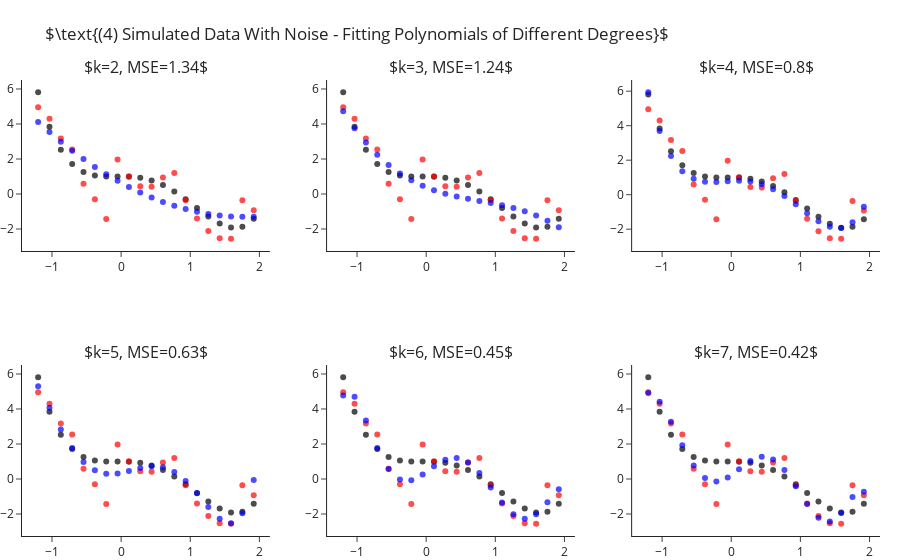

The code cell stored with this chart in its notebook:
### Markdown cell above
## Fitting Polynomial Of Different Degrees - With Sample Noise

Still fitting for different values of $k$, let us add some standard Gaussian noise (i.e. $\mathcal{N}\left(0,1\right)$).
This time we observe two things:
- Even for the correct $k=4$ model we are not able to achieve zero MSE.
- As we increase $4<k\rightarrow 7$ we manage to decrease the error more and more.

### Code cell
y = y_ + np.random.normal(size=len(y_))

ks = range(2, 8)
fig = make_subplots(2, 3, subplot_titles=list(ks))
for i, k in enumerate(ks):
    r,c = i//3+1, i%3+1 
    
    y_hat = make_pipeline(PolynomialFeatures(k), LinearRegression(fit_intercept=False)).fit(X, y).predict(X)
    fig.add_traces([go.Scatter(x=x, y=y_, mode="markers", name="Real Points",  marker=dict(color="black", opacity=.7), showlegend=False),
                    go.Scatter(x=x, y=y, mode="markers", name="Observed Points",  marker=dict(color="red", opacity=.7), showlegend=False), 
                    go.Scatter(x=x, y=y_hat, mode="markers", name="Predicted Points",  marker=dict(color="blue", opacity=.7), showlegend=False)], rows=r, cols=c)
    fig["layout"]["annotations"][i]["text"] = rf"$k={{0}}, MSE={{1}}$".format(k, round(np.mean((y-y_hat)**2), 2))

fig.update_layout(title=r"$\text{(4) Simulated Data With Noise - Fitting Polynomials of Different Degrees}$", margin=dict(t=80)).show()

### Figure 1 — Plotly figure (JSON) as saved in the notebook; plotly's stock layout.template omitted (floating-point values rounded to 4 significant figures)
{"data": [{"marker": {"color": "black", "opacity": 0.7}, "mode": "markers", "name": "Real Points", "showlegend": false, "type": "scatter", "x": [-1.2, -1.036, -0.8718, -0.7077, -0.5436, -0.3795, -0.2154, -0.05128, 0.1128, 0.2769, 0.441, 0.6051, 0.7692, 0.9333, 1.097, 1.262, 1.426, 1.59, 1.754, 1.918], "xaxis": "x", "y": [5.81, 3.838, 2.523, 1.709, 1.261, 1.058, 0.9989, 0.999, 0.9909, 0.9251, 0.769, 0.5078, 0.1439, -0.3028, -0.7951, -1.278, -1.68, -1.912, -1.866, -1.418], "yaxis": "y"}, {"marker": {"color": "red", "opacity": 0.7}, "mode": "markers", "name": "Observed Points", "showlegend": false, "type": "scatter", "x": [-1.2, -1.036, -0.8718, -0.7077, -0.5436, -0.3795, -0.2154, -0.05128, 0.1128, 0.2769, 0.441, 0.6051, 0.7692, 0.9333, 1.097, 1.262, 1.426, 1.59, 1.754, 1.918], "xaxis": "x", "y": [4.952, 4.303, 3.167, 2.538, 0.589, -0.2937, -1.428, 1.968, 1.017, 0.4406, 0.4217, 0.9497, 1.198, -0.3597, -1.392, -2.118, -2.522, -2.552, -0.362, -0.9237], "yaxis": "y"}, {"marker": {"color": "blue", "opacity": 0.7}, "mode": "markers", "name": "Predicted Points", "showlegend": false, "type": "scatter", "x": [-1.2, -1.036, -0.8718, -0.7077, -0.5436, -0.3795, -0.2154, -0.05128, 0.1128, 0.2769, 0.441, 0.6051, 0.7692, 0.9333, 1.097, 1.262, 1.426, 1.59, 1.754, 1.918], "xaxis": "x", "y": [4.116, 3.537, 2.991, 2.478, 1.997, 1.549, 1.133, 0.7507, 0.4006, 0.08312, -0.2017, -0.4538, -0.6733, -0.8601, -1.014, -1.136, -1.224, -1.281, -1.304, -1.295], "yaxis": "y"}, {"marker": {"color": "black", "opacity": 0.7}, "mode": "markers", "name": "Real Points", "showlegend": false, "type": "scatter", "x": [-1.2, -1.036, -0.8718, -0.7077, -0.5436, -0.3795, -0.2154, -0.05128, 0.1128, 0.2769, 0.441, 0.6051, 0.7692, 0.9333, 1.097, 1.262, 1.426, 1.59, 1.754, 1.918], "xaxis": "x2", "y": [5.81, 3.838, 2.523, 1.709, 1.261, 1.058, 0.9989, 0.999, 0.9909, 0.9251, 0.769, 0.5078, 0.1439, -0.3028, -0.7951, -1.278, -1.68, -1.912, -1.866, -1.418], "yaxis": "y2"}, {"marker": {"color": "red", "opacity": 0.7}, "mode": "markers", "name": "Observed Points", "showlegend": false, "type": "scatter", "x": [-1.2, -1.036, -0.8718, -0.7077, -0.5436, -0.3795, -0.2154, -0.05128, 0.1128, 0.2769, 0.441, 0.6051, 0.7692, 0.9333, 1.097, 1.262, 1.426, 1.59, 1.754, 1.918], "xaxis": "x2", "y": [4.952, 4.303, 3.167, 2.538, 0.589, -0.2937, -1.428, 1.968, 1.017, 0.4406, 0.4217, 0.9497, 1.198, -0.3597, -1.392, -2.118, -2.522, -2.552, -0.362, -0.9237], "yaxis": "y2"}, {"marker": {"color": "blue", "opacity": 0.7}, "mode": "markers", "name": "Predicted Points", "showlegend": false, "type": "scatter", "x": [-1.2, -1.036, -0.8718, -0.7077, -0.5436, -0.3795, -0.2154, -0.05128, 0.1128, 0.2769, 0.441, 0.6051, 0.7692, 0.9333, 1.097, 1.262, 1.426, 1.59, 1.754, 1.918], "xaxis": "x2", "y": [4.726, 3.762, 2.938, 2.241, 1.658, 1.177, 0.7856, 0.4708, 0.22, 0.02084, -0.1394, -0.2733, -0.3933, -0.5122, -0.6424, -0.7966, -0.9873, -1.227, -1.529, -1.904], "yaxis": "y2"}, {"marker": {"color": "black", "opacity": 0.7}, "mode": "markers", "name": "Real Points", "showlegend": false, "type": "scatter", "x": [-1.2, -1.036, -0.8718, -0.7077, -0.5436, -0.3795, -0.2154, -0.05128, 0.1128, 0.2769, 0.441, 0.6051, 0.7692, 0.9333, 1.097, 1.262, 1.426, 1.59, 1.754, 1.918], "xaxis": "x3", "y": [5.81, 3.838, 2.523, 1.709, 1.261, 1.058, 0.9989, 0.999, 0.9909, 0.9251, 0.769, 0.5078, 0.1439, -0.3028, -0.7951, -1.278, -1.68, -1.912, -1.866, -1.418], "yaxis": "y3"}, {"marker": {"color": "red", "opacity": 0.7}, "mode": "markers", "name": "Observed Points", "showlegend": false, "type": "scatter", "x": [-1.2, -1.036, -0.8718, -0.7077, -0.5436, -0.3795, -0.2154, -0.05128, 0.1128, 0.2769, 0.441, 0.6051, 0.7692, 0.9333, 1.097, 1.262, 1.426, 1.59, 1.754, 1.918], "xaxis": "x3", "y": [4.952, 4.303, 3.167, 2.538, 0.589, -0.2937, -1.428, 1.968, 1.017, 0.4406, 0.4217, 0.9497, 1.198, -0.3597, -1.392, -2.118, -2.522, -2.552, -0.362, -0.9237], "yaxis": "y3"}, {"marker": {"color": "blue", "opacity": 0.7}, "mode": "markers", "name": "Predicted Points", "showlegend": false, "type": "scatter", "x": [-1.2, -1.036, -0.8718, -0.7077, -0.5436, -0.3795, -0.2154, -0.05128, 0.1128, 0.2769, 0.441, 0.6051, 0.7692, 0.9333, 1.097, 1.262, 1.426, 1.59, 1.754, 1.918], "xaxis": "x3", "y": [5.936, 3.698, 2.237, 1.365, 0.9169, 0.7482, 0.7375, 0.7848, 0.8119, 0.7626, 0.6023, 0.3186, -0.07929, -0.5603, -1.071, -1.538, -1.863, -1.928, -1.592, -0.6944], "yaxis": "y3"}, {"marker": {"color": "black", "opacity": 0.7}, "mode": "markers", "name": "Real Points", "showlegend": false, "type": "scatter", "x": [-1.2, -1.036, -0.8718, -0.7077, -0.5436, -0.3795, -0.2154, -0.05128, 0.1128, 0.2769, 0.441, 0.6051, 0.7692, 0.9333, 1.097, 1.262, 1.426, 1.59, 1.754, 1.918], "xaxis": "x4", "y": [5.81, 3.838, 2.523, 1.709, 1.261, 1.058, 0.9989, 0.999, 0.9909, 0.9251, 0.769, 0.5078, 0.1439, -0.3028, -0.7951, -1.278, -1.68, -1.912, -1.866, -1.418], "yaxis": "y4"}, {"marker": {"color": "red", "opacity": 0.7}, "mode": "markers", "name": "Observed Points", "showlegend": false, "type": "scatter", "x": [-1.2, -1.036, -0.8718, -0.7077, -0.5436, -0.3795, -0.2154, -0.05128, 0.1128, 0.2769, 0.441, 0.6051, 0.7692, 0.9333, 1.097, 1.262, 1.426, 1.59, 1.754, 1.918], "xaxis": "x4", "y": [4.952, 4.303, 3.167, 2.538, 0.589, -0.2937, -1.428, 1.968, 1.017, 0.4406, 0.4217, 0.9497, 1.198, -0.3597, -1.392, -2.118, -2.522, -2.552, -0.362, -0.9237], "yaxis": "y4"}, {"marker": {"color": "blue", "opacity": 0.7}, "mode": "markers", "name": "Predicted Points", "showlegend": false, "type": "scatter", "x": [-1.2, -1.036, -0.8718, -0.7077, -0.5436, -0.3795, -0.2154, -0.05128, 0.1128, 0.2769, 0.441, 0.6051, 0.7692, 0.9333, 1.097, 1.262, 1.426, 1.59, 1.754, 1.918], "xaxis": "x4", "y": [5.299, 4.067, 2.829, 1.767, 0.9783, 0.495, 0.2938, 0.3115, 0.4585, 0.6325, 0.7324, 0.672, 0.394, -0.1165, -0.8181, -1.599, -2.264, -2.52, -1.961, -0.05791], "yaxis": "y4"}, {"marker": {"color": "black", "opacity": 0.7}, "mode": "markers", "name": "Real Points", "showlegend": false, "type": "scatter", "x": [-1.2, -1.036, -0.8718, -0.7077, -0.5436, -0.3795, -0.2154, -0.05128, 0.1128, 0.2769, 0.441, 0.6051, 0.7692, 0.9333, 1.097, 1.262, 1.426, 1.59, 1.754, 1.918], "xaxis": "x5", "y": [5.81, 3.838, 2.523, 1.709, 1.261, 1.058, 0.9989, 0.999, 0.9909, 0.9251, 0.769, 0.5078, 0.1439, -0.3028, -0.7951, -1.278, -1.68, -1.912, -1.866, -1.418], "yaxis": "y5"}, {"marker": {"color": "red", "opacity": 0.7}, "mode": "markers", "name": "Observed Points", "showlegend": false, "type": "scatter", "x": [-1.2, -1.036, -0.8718, -0.7077, -0.5436, -0.3795, -0.2154, -0.05128, 0.1128, 0.2769, 0.441, 0.6051, 0.7692, 0.9333, 1.097, 1.262, 1.426, 1.59, 1.754, 1.918], "xaxis": "x5", "y": [4.952, 4.303, 3.167, 2.538, 0.589, -0.2937, -1.428, 1.968, 1.017, 0.4406, 0.4217, 0.9497, 1.198, -0.3597, -1.392, -2.118, -2.522, -2.552, -0.362, -0.9237], "yaxis": "y5"}, {"marker": {"color": "blue", "opacity": 0.7}, "mode": "markers", "name": "Predicted Points", "showlegend": false, "type": "scatter", "x": [-1.2, -1.036, -0.8718, -0.7077, -0.5436, -0.3795, -0.2154, -0.05128, 0.1128, 0.2769, 0.441, 0.6051, 0.7692, 0.9333, 1.097, 1.262, 1.426, 1.59, 1.754, 1.918], "xaxis": "x5", "y": [4.771, 4.706, 3.338, 1.765, 0.5706, -0.03095, -0.07471, 0.2584, 0.7276, 1.1, 1.2, 0.9411, 0.3409, -0.4851, -1.344, -2.007, -2.266, -2.01, -1.322, -0.5858], "yaxis": "y5"}, {"marker": {"color": "black", "opacity": 0.7}, "mode": "markers", "name": "Real Points", "showlegend": false, "type": "scatter", "x": [-1.2, -1.036, -0.8718, -0.7077, -0.5436, -0.3795, -0.2154, -0.05128, 0.1128, 0.2769, 0.441, 0.6051, 0.7692, 0.9333, 1.097, 1.262, 1.426, 1.59, 1.754, 1.918], "xaxis": "x6", "y": [5.81, 3.838, 2.523, 1.709, 1.261, 1.058, 0.9989, 0.999, 0.9909, 0.9251, 0.769, 0.5078, 0.1439, -0.3028, -0.7951, -1.278, -1.68, -1.912, -1.866, -1.418], "yaxis": "y6"}, {"marker": {"color": "red", "opacity": 0.7}, "mode": "markers", "name": "Observed Points", "showlegend": false, "type": "scatter", "x": [-1.2, -1.036, -0.8718, -0.7077, -0.5436, -0.3795, -0.2154, -0.05128, 0.1128, 0.2769, 0.441, 0.6051, 0.7692, 0.9333, 1.097, 1.262, 1.426, 1.59, 1.754, 1.918], "xaxis": "x6", "y": [4.952, 4.303, 3.167, 2.538, 0.589, -0.2937, -1.428, 1.968, 1.017, 0.4406, 0.4217, 0.9497, 1.198, -0.3597, -1.392, -2.118, -2.522, -2.552, -0.362, -0.9237], "yaxis": "y6"}, {"marker": {"color": "blue", "opacity": 0.7}, "mode": "markers", "name": "Predicted Points", "showlegend": false, "type": "scatter", "x": [-1.2, -1.036, -0.8718, -0.7077, -0.5436, -0.3795, -0.2154, -0.05128, 0.1128, 0.2769, 0.441, 0.6051, 0.7692, 0.9333, 1.097, 1.262, 1.426, 1.59, 1.754, 1.918], "xaxis": "x6", "y": [4.92, 4.417, 3.268, 1.926, 0.7754, 0.05802, -0.1485, 0.07978, 0.5538, 1.029, 1.271, 1.115, 0.5195, -0.4113, -1.433, -2.212, -2.427, -1.94, -1.033, -0.7343], "yaxis": "y6"}], "layout": {"annotations": [{"font": {"size": 16}, "showarrow": false, "text": "$k=2, MSE=1.34$", "x": 0.1444, "xanchor": "center", "xref": "paper", "y": 1, "yanchor": "bottom", "yref": "paper"}, {"font": {"size": 16}, "showarrow": false, "text": "$k=3, MSE=1.24$", "x": 0.5, "xanchor": "center", "xref": "paper", "y": 1, "yanchor": "bottom", "yref": "paper"}, {"font": {"size": 16}, "showarrow": false, "text": "$k=4, MSE=0.8$", "x": 0.8556, "xanchor": "center", "xref": "paper", "y": 1, "yanchor": "bottom", "yref": "paper"}, {"font": {"size": 16}, "showarrow": false, "text": "$k=5, MSE=0.63$", "x": 0.1444, "xanchor": "center", "xref": "paper", "y": 0.375, "yanchor": "bottom", "yref": "paper"}, {"font": {"size": 16}, "showarrow": false, "text": "$k=6, MSE=0.45$", "x": 0.5, "xanchor": "center", "xref": "paper", "y": 0.375, "yanchor": "bottom", "yref": "paper"}, {"font": {"size": 16}, "showarrow": false, "text": "$k=7, MSE=0.42$", "x": 0.8556, "xanchor": "center", "xref": "paper", "y": 0.375, "yanchor": "bottom", "yref": "paper"}], "margin": {"t": 80}, "title": {"text": "$\\text{(4) Simulated Data With Noise - Fitting Polynomials of Different Degrees}$"}, "xaxis": {"anchor": "y", "domain": [0, 0.2889]}, "xaxis2": {"anchor": "y2", "domain": [0.3556, 0.6444]}, "xaxis3": {"anchor": "y3", "domain": [0.7111, 1]}, "xaxis4": {"anchor": "y4", "domain": [0, 0.2889]}, "xaxis5": {"anchor": "y5", "domain": [0.3556, 0.6444]}, "xaxis6": {"anchor": "y6", "domain": [0.7111, 1]}, "yaxis": {"anchor": "x", "domain": [0.625, 1]}, "yaxis2": {"anchor": "x2", "domain": [0.625, 1]}, "yaxis3": {"anchor": "x3", "domain": [0.625, 1]}, "yaxis4": {"anchor": "x4", "domain": [0, 0.375]}, "yaxis5": {"anchor": "x5", "domain": [0, 0.375]}, "yaxis6": {"anchor": "x6", "domain": [0, 0.375]}}}
